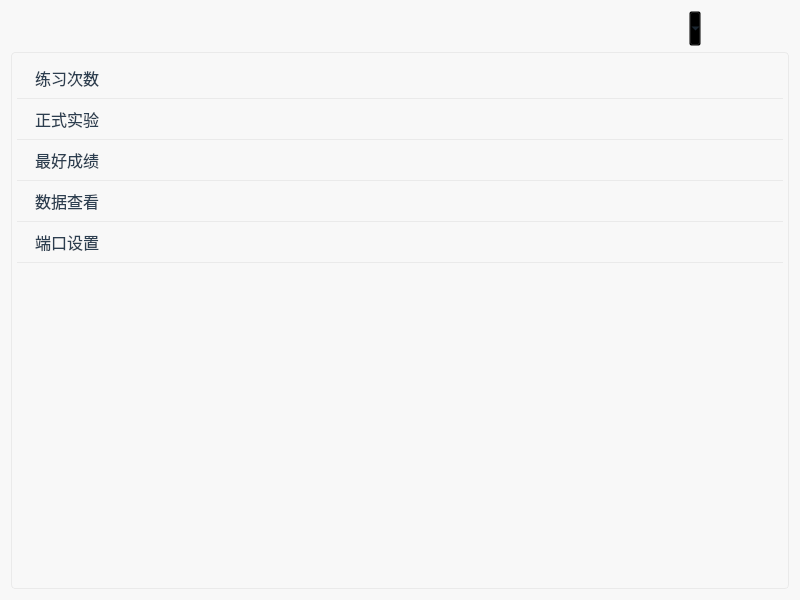
<?xml version="1.0" encoding="UTF-8"?>
<ui version="4.0">
 <class>MainWindow</class>
 <widget class="QWidget" name="MainWindow">
  <property name="geometry">
   <rect>
    <x>0</x>
    <y>0</y>
    <width>800</width>
    <height>600</height>
   </rect>
  </property>
  <property name="windowTitle">
   <string>MainWindow</string>
  </property>
  <property name="styleSheet">
   <string notr="true">QWidget{
background-color: #f8f8f8;
}</string>
  </property>
  <layout class="QVBoxLayout" name="verticalLayout">
   <item>
    <layout class="QHBoxLayout" name="horizontalLayout">
     <item>
      <widget class="QToolButton" name="icon">
       <property name="styleSheet">
        <string notr="true">    QToolButton {
 		padding: 8px 12px;
 		image: url(:/image/earth.png);
		background: transparent;  /* 无背景 */
    	border: none;            /* 无边框 */
    }</string>
       </property>
       <property name="text">
        <string/>
       </property>
      </widget>
     </item>
     <item>
      <spacer name="horizontalSpacer">
       <property name="orientation">
        <enum>Qt::Horizontal</enum>
       </property>
       <property name="sizeHint" stdset="0">
        <size>
         <width>40</width>
         <height>20</height>
        </size>
       </property>
      </spacer>
     </item>
     <item>
      <widget class="QToolButton" name="user">
       <property name="styleSheet">
        <string notr="true">
   QToolButton {
		image: url(:/image/user.png);
        background-color: transparent;
        color: #2c3e50;
        border: none;
        padding: 8px 12px;
        font-family: 'Arial';
        font-size: 14px;
  		spacing: 20px;
		text-align:right
    }
    
    QToolButton:hover {
        
    }
    
    QToolButton::menu-indicator {
        image: none;
    }
    
    QMenu {
        border-radius: 4px;
        box-shadow: 0 2px 8px rgba(0, 0, 0, 0.1);
    }</string>
       </property>
       <property name="text">
        <string/>
       </property>
       <property name="popupMode">
        <enum>QToolButton::MenuButtonPopup</enum>
       </property>
       <property name="toolButtonStyle">
        <enum>Qt::ToolButtonTextBesideIcon</enum>
       </property>
       <property name="autoRaise">
        <bool>false</bool>
       </property>
      </widget>
     </item>
     <item>
      <widget class="QToolButton" name="min">
       <property name="styleSheet">
        <string notr="true">    QToolButton {
		 padding: 8px 12px;
 		image: url(:/image/minimize.png);
		background: transparent;  /* 无背景 */
    	border: none;            /* 无边框 */
    }</string>
       </property>
       <property name="text">
        <string/>
       </property>
       <property name="toolButtonStyle">
        <enum>Qt::ToolButtonTextOnly</enum>
       </property>
      </widget>
     </item>
     <item>
      <widget class="QToolButton" name="clos">
       <property name="styleSheet">
        <string notr="true">    QToolButton {
	     padding: 8px 12px;
 		image: url(:/image/close.png);
		background: transparent;  /* 无背景 */
    	border: none;            /* 无边框 */
    }</string>
       </property>
       <property name="text">
        <string/>
       </property>
      </widget>
     </item>
    </layout>
   </item>
   <item>
    <layout class="QHBoxLayout" name="horizontalLayout_3" stretch="0">
     <item>
      <widget class="QListWidget" name="listWidget">
       <property name="styleSheet">
        <string notr="true">QListWidget {
	    font-size: 16px;
        background-color: #f8f8f8;
        border: 1px solid #eaeaea;
        border-radius: 4px;
        padding: 5px;
        outline: 0;
    }
    
    QListWidget::item {
        color: #2c3e50;
        height: 40px;
        padding: 0 15px;
        border-bottom: 1px solid #eaeaea;
    }
    
    QListWidget::item:hover {
        background-color: #f0f0f0;
    }
    
    QListWidget::item:selected {
        background-color: #42b983;
        color: white;
        border-bottom: 1px solid #3aa876;
    }	</string>
       </property>
       <item>
        <property name="text">
         <string>练习次数</string>
        </property>
       </item>
       <item>
        <property name="text">
         <string>正式实验</string>
        </property>
       </item>
       <item>
        <property name="text">
         <string>最好成绩</string>
        </property>
       </item>
       <item>
        <property name="text">
         <string>数据查看</string>
        </property>
       </item>
       <item>
        <property name="text">
         <string>端口设置</string>
        </property>
       </item>
      </widget>
     </item>
    </layout>
   </item>
  </layout>
 </widget>
 <resources/>
 <connections/>
</ui>
